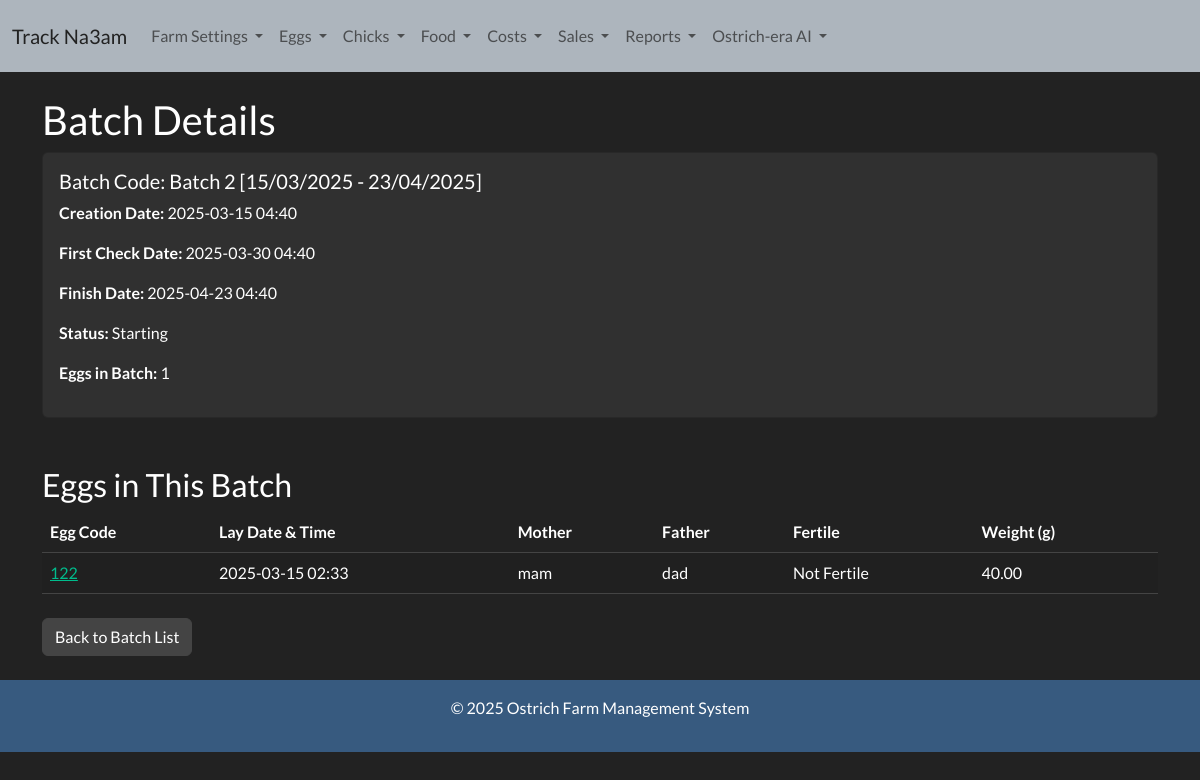
The page /batch-detail/2/ on the database as committed earlier.
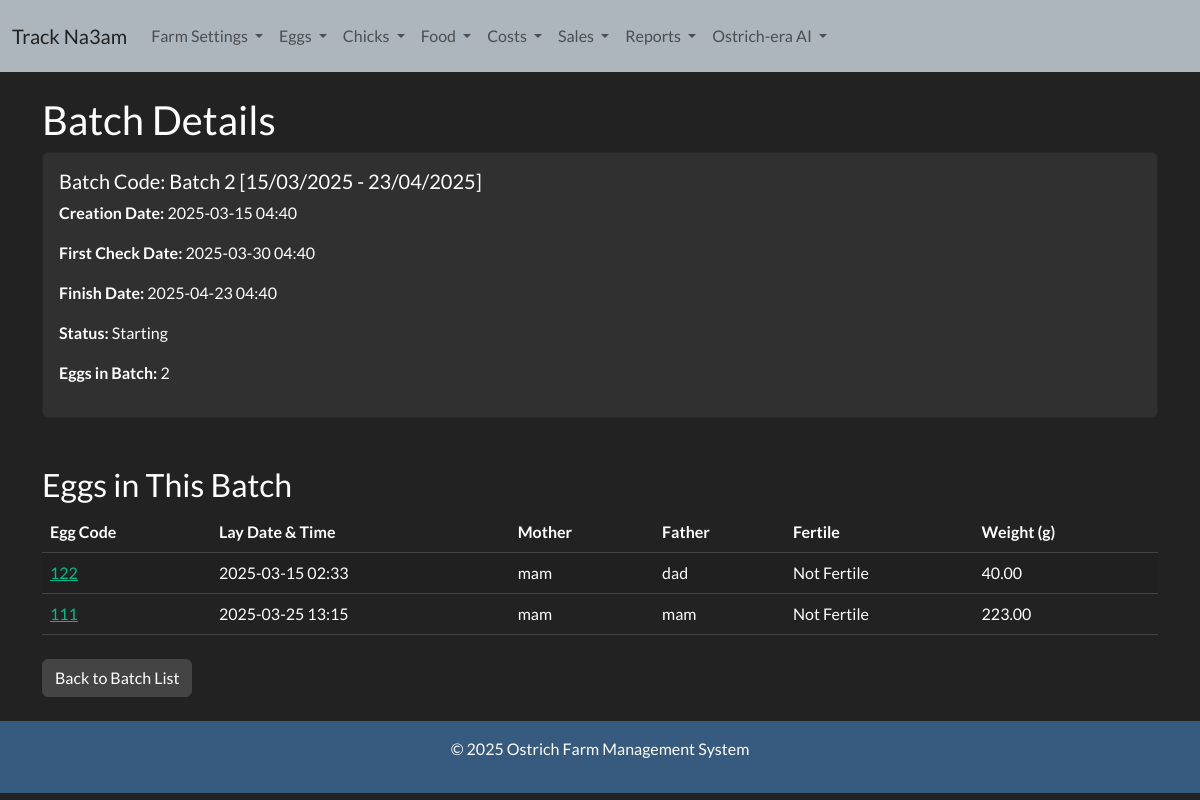
The same page on the database as committed later.
### ostrich/models.py (models this page shows, shortened)
class Batch(models.Model):
    creation_date = models.DateTimeField(default=timezone.now)
    first_check_date = models.DateTimeField(blank=True, null=True)
    finish_date = models.DateTimeField(blank=True, null=True)
    batch_code = models.CharField(max_length=100, unique=True, blank=True)
    @property
    def status(self):
        now = timezone.now()
        if now < self.first_check_date:
            return "Starting"
        elif self.first_check_date <= now < self.finish_date:
            return "First Check Done"
        else:
            return "Finished"
    @property
    def number_of_eggs(self):
        return self.eggs.count()

class Egg(models.Model):
    sale_choices = (
        ('exists','exists'),
        ('sold','sold')
    )
    egg_code = models.CharField(max_length=50, unique=True)
    lay_date_time = models.DateTimeField(default=timezone.now)
    mother = models.ForeignKey('Ostrich', on_delete=models.PROTECT, related_name='eggs_laid', null=True, blank=True)
    father = models.ForeignKey('Ostrich', on_delete=models.PROTECT, related_name='eggs_fathered', null=True, blank=True)
    fertile = models.CharField(
        max_length=20,
        default='Waiting First Check',
        choices=[
            ('Waiting First Check', 'Waiting First Check'),
            ('Fertile', 'Fertile'),
            ('Not Fertile', 'Not Fertile')
        ]
    )
    weight = models.DecimalField(max_digits=5, decimal_places=2, null=True, blank=True)
    batch = models.ForeignKey('Batch', on_delete=models.SET_NULL, null=True, blank=True, related_name='eggs')
    status = models.CharField(max_length= 100, default="exists",choices = sale_choices, null=True)

class Ostrich(models.Model):
    gender_choices= (
        ('male','male'),
        ('female','female')
    )
    existance_choices = (
        ('exists','exists'),
        ('sold', 'sold'),
        ('slaughtered','Slaughtered')
    )
    family = models.ForeignKey(Family, on_delete=models.CASCADE, related_name='ostriches')
    name = models.CharField(max_length=100)
    age = models.IntegerField(blank=True, null=True)
    gender = models.CharField(max_length= 100, choices = gender_choices, null=True)
    status = models.CharField(max_length= 100, default="exists",choices = existance_choices, null=True)

### ostrich/views.py (the view)
# urls.py: path('batch-detail/<int:batch_id>/', views.batch_detail, name='batch_detail'),
def batch_detail(request, batch_id):
    batch = get_object_or_404(Batch, id=batch_id)
    return render(request, 'eggs/batch_detail.html', {'batch': batch})

### templates/eggs/batch_detail.html
{% extends 'base.html' %}
{% block content %}
<h2>Batch Details</h2>
<div class="card">
    <div class="card-body">
        <h5 class="card-title">Batch Code: {{ batch.batch_code }}</h5>
        <p><strong>Creation Date:</strong> {{ batch.creation_date|date:"Y-m-d H:i" }}</p>
        <p><strong>First Check Date:</strong> {{ batch.first_check_date|date:"Y-m-d H:i" }}</p>
        <p><strong>Finish Date:</strong> {{ batch.finish_date|date:"Y-m-d H:i" }}</p>
        <p><strong>Status:</strong> {{ batch.status }}</p>
        <p><strong>Eggs in Batch:</strong> {{ batch.number_of_eggs }}</p>
    </div>
</div>
<br><br>
<h3>Eggs in This Batch</h3>
<table class="table table-striped">
    <thead>
        <tr>
            <th>Egg Code</th>
            <th>Lay Date & Time</th>
            <th>Mother</th>
            <th>Father</th>
            <th>Fertile</th>
            <th>Weight (g)</th>
        </tr>
    </thead>
    <tbody>
        {% for egg in batch.eggs.all %}
        <tr>
            <td><a href="{% url 'egg_detail' egg.egg_code %}">{{ egg.egg_code }}</a></td>
            <td>{{ egg.lay_date_time|date:"Y-m-d H:i" }}</td>
            <td>{{ egg.mother.name|default:"N/A" }}</td>
            <td>{{ egg.father.name|default:"N/A" }}</td>
            <td>{{ egg.fertile }}</td>
            <td>{{ egg.weight|default:"N/A" }}</td>
        </tr>
        {% empty %}
        <tr>
            <td colspan="6" class="text-center">No eggs in this batch.</td>
        </tr>
        {% endfor %}
    </tbody>
</table>
<div class="mt-4">
    <a href="{% url 'batch_list' %}" class="btn btn-secondary">Back to Batch List</a>
</div>
{% endblock %}

Rows that differ between the two databases and show on the page:
computed for Batch "Starting": number_of_eggs "1" → "2"
added Egg: egg_code "111", lay_date_time "2025-03-25 13:15", mother.name "mam", father.name "mam", fertile "Not Fertile", weight "223.00"
